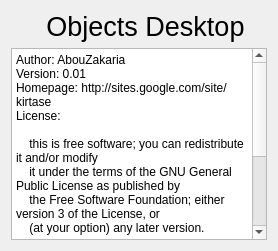
     <widget class="QWidget" name="tab_2">
      <attribute name="title">
       <string>About</string>
      </attribute>
      <layout class="QVBoxLayout" name="verticalLayout_8">
       <item>
        <layout class="QHBoxLayout" name="horizontalLayout_2">
         <item>
          <widget class="QLabel" name="label_18">
           <property name="sizePolicy">
            <sizepolicy hsizetype="Fixed" vsizetype="Fixed">
             <horstretch>0</horstretch>
             <verstretch>0</verstretch>
            </sizepolicy>
           </property>
           <property name="text">
            <string/>
           </property>
           <property name="pixmap">
            <pixmap resource="img.qrc">:/snowicon48.png</pixmap>
           </property>
          </widget>
         </item>
         <item>
          <widget class="QLabel" name="label_19">
           <property name="text">
            <string>&lt;!DOCTYPE HTML PUBLIC &quot;-//W3C//DTD HTML 4.0//EN&quot; &quot;http://www.w3.org/TR/REC-html40/strict.dtd&quot;&gt;
&lt;html&gt;&lt;head&gt;&lt;meta name=&quot;qrichtext&quot; content=&quot;1&quot; /&gt;&lt;style type=&quot;text/css&quot;&gt;
p, li { white-space: pre-wrap; }
&lt;/style&gt;&lt;/head&gt;&lt;body style=&quot; font-family:'Microsoft Sans Serif'; font-size:9pt; font-weight:400; font-style:normal;&quot;&gt;
&lt;table border=&quot;0&quot; style=&quot;-qt-table-type: root; margin-top:4px; margin-bottom:4px; margin-left:4px; margin-right:4px;&quot;&gt;
&lt;tr&gt;
&lt;td style=&quot;border: none;&quot;&gt;
&lt;p align=&quot;center&quot; style=&quot; margin-top:0px; margin-bottom:0px; margin-left:0px; margin-right:0px; -qt-block-indent:0; text-indent:0px;&quot;&gt;&lt;span style=&quot; font-size:20pt;&quot;&gt;Objects Desktop&lt;/span&gt;&lt;/p&gt;&lt;/td&gt;&lt;/tr&gt;&lt;/table&gt;&lt;/body&gt;&lt;/html&gt;</string>
           </property>
          </widget>
         </item>
        </layout>
       </item>
       <item>
        <widget class="QTextEdit" name="textEdit">
         <property name="html">
          <string>&lt;!DOCTYPE HTML PUBLIC &quot;-//W3C//DTD HTML 4.0//EN&quot; &quot;http://www.w3.org/TR/REC-html40/strict.dtd&quot;&gt;
&lt;html&gt;&lt;head&gt;&lt;meta name=&quot;qrichtext&quot; content=&quot;1&quot; /&gt;&lt;style type=&quot;text/css&quot;&gt;
p, li { white-space: pre-wrap; }
&lt;/style&gt;&lt;/head&gt;&lt;body style=&quot; font-family:'Microsoft Sans Serif'; font-size:9pt; font-weight:400; font-style:normal;&quot;&gt;
&lt;table border=&quot;0&quot; style=&quot;-qt-table-type: root; margin-top:4px; margin-bottom:4px; margin-left:4px; margin-right:4px;&quot;&gt;
&lt;tr&gt;
&lt;td style=&quot;border: none;&quot;&gt;
&lt;p style=&quot; margin-top:0px; margin-bottom:0px; margin-left:0px; margin-right:0px; -qt-block-indent:0; text-indent:0px;&quot;&gt;Author: AbouZakaria&lt;/p&gt;
&lt;p style=&quot; margin-top:0px; margin-bottom:0px; margin-left:0px; margin-right:0px; -qt-block-indent:0; text-indent:0px;&quot;&gt;Version: 0.01&lt;/p&gt;
&lt;p style=&quot; margin-top:0px; margin-bottom:0px; margin-left:0px; margin-right:0px; -qt-block-indent:0; text-indent:0px;&quot;&gt;Homepage: http://sites.google.com/site/kirtase&lt;/p&gt;
&lt;p style=&quot; margin-top:0px; margin-bottom:0px; margin-left:0px; margin-right:0px; -qt-block-indent:0; text-indent:0px;&quot;&gt;License:&lt;/p&gt;
&lt;p style=&quot;-qt-paragraph-type:empty; margin-top:0px; margin-bottom:0px; margin-left:0px; margin-right:0px; -qt-block-indent:0; text-indent:0px;&quot;&gt;&lt;/p&gt;
&lt;p style=&quot; margin-top:0px; margin-bottom:0px; margin-left:0px; margin-right:0px; -qt-block-indent:0; text-indent:0px;&quot;&gt;    this is free software; you can redistribute it and/or modify&lt;/p&gt;
&lt;p style=&quot; margin-top:0px; margin-bottom:0px; margin-left:0px; margin-right:0px; -qt-block-indent:0; text-indent:0px;&quot;&gt;    it under the terms of the GNU General Public License as published by&lt;/p&gt;
&lt;p style=&quot; margin-top:0px; margin-bottom:0px; margin-left:0px; margin-right:0px; -qt-block-indent:0; text-indent:0px;&quot;&gt;    the Free Software Foundation; either version 3 of the License, or&lt;/p&gt;
&lt;p style=&quot; margin-top:0px; margin-bottom:0px; margin-left:0px; margin-right:0px; -qt-block-indent:0; text-indent:0px;&quot;&gt;    (at your option) any later version.&lt;/p&gt;
&lt;p style=&quot;-qt-paragraph-type:empty; margin-top:0px; margin-bottom:0px; margin-left:0px; margin-right:0px; -qt-block-indent:0; text-indent:0px;&quot;&gt;&lt;/p&gt;
&lt;p style=&quot; margin-top:0px; margin-bottom:0px; margin-left:0px; margin-right:0px; -qt-block-indent:0; text-indent:0px;&quot;&gt;    This program is distributed in the hope that it will be useful,&lt;/p&gt;
&lt;p style=&quot; margin-top:0px; margin-bottom:0px; margin-left:0px; margin-right:0px; -qt-block-indent:0; text-indent:0px;&quot;&gt;    but WITHOUT ANY WARRANTY; without even the implied warranty of&lt;/p&gt;
&lt;p style=&quot; margin-top:0px; margin-bottom:0px; margin-left:0px; margin-right:0px; -qt-block-indent:0; text-indent:0px;&quot;&gt;    MERCHANTABILITY or FITNESS FOR A PARTICULAR PURPOSE.  See the&lt;/p&gt;
&lt;p style=&quot; margin-top:0px; margin-bottom:0px; margin-left:0px; margin-right:0px; -qt-block-indent:0; text-indent:0px;&quot;&gt;    GNU General Public License for more details.&lt;/p&gt;
&lt;p style=&quot;-qt-paragraph-type:empty; margin-top:0px; margin-bottom:0px; margin-left:0px; margin-right:0px; -qt-block-indent:0; text-indent:0px;&quot;&gt;&lt;/p&gt;&lt;/td&gt;&lt;/tr&gt;&lt;/table&gt;&lt;/body&gt;&lt;/html&gt;</string>
         </property>
        </widget>
       </item>
      </layout>
     </widget>
